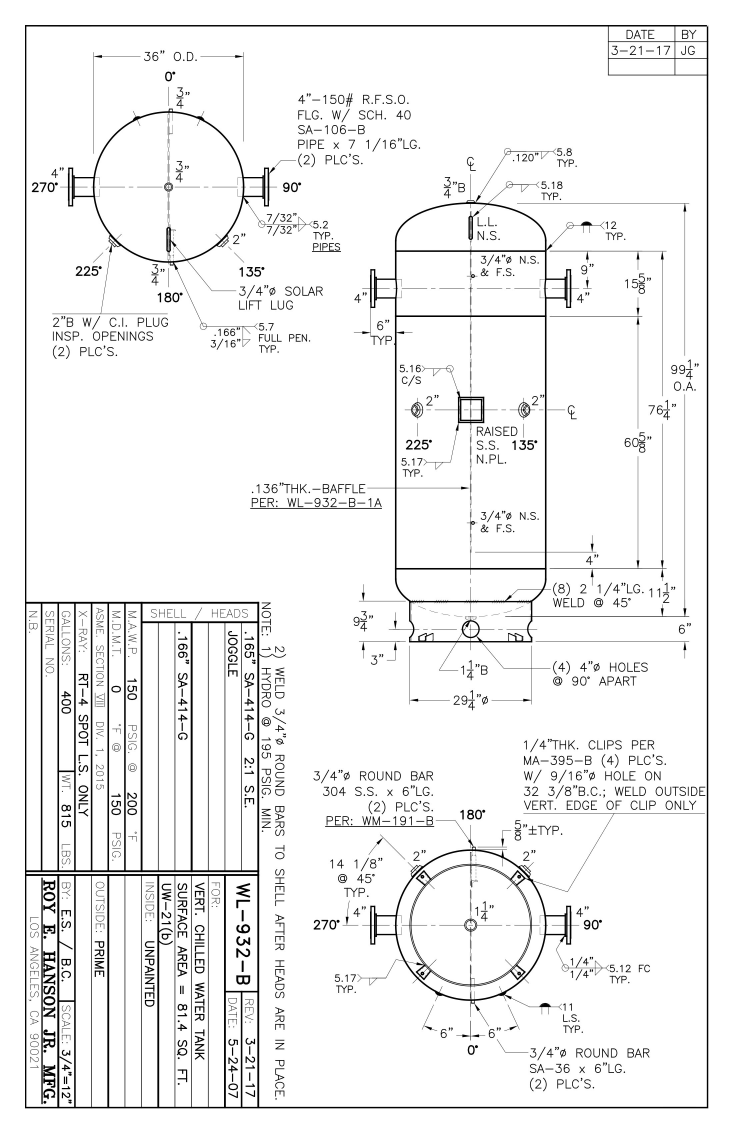
#> input picture pressure vessel object detection using template matching/pressure vessel.jpg, 2200 x 3400 px (shown at 1/3 size)
$ jupyter execute 'pressure vessel template matching.ipynb'
#> lines starting #> are read from the running program, lines starting #| are printed output that depends on the picture
[cell 1]
import cv2
import numpy as np

# Load the main image
main_image = cv2.imread('pressure vessel.jpg')
#> main_image is the input picture: shape (3400, 2200, 3); min 0, max 255, mean 241.8

# Define a list of template images
templates = ['template.jpg', 'template1.jpg']

# Convert the main image to grayscale
gray_main = cv2.cvtColor(main_image, cv2.COLOR_BGR2GRAY)

# Loop over the templates
for template_path in templates:
    # Load the template
    template = cv2.imread(template_path)
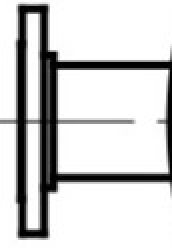
#> input picture pressure vessel object detection using template matching/template.jpg, 86 x 124 px (shown 2 times larger)
#> template is the input picture: shape (124, 86, 3); min 0, max 255, mean 206.8

    # Convert the template to grayscale
    gray_template = cv2.cvtColor(template, cv2.COLOR_BGR2GRAY)

    # Perform template matching
    result = cv2.matchTemplate(gray_main, gray_template, cv2.TM_CCOEFF_NORMED)
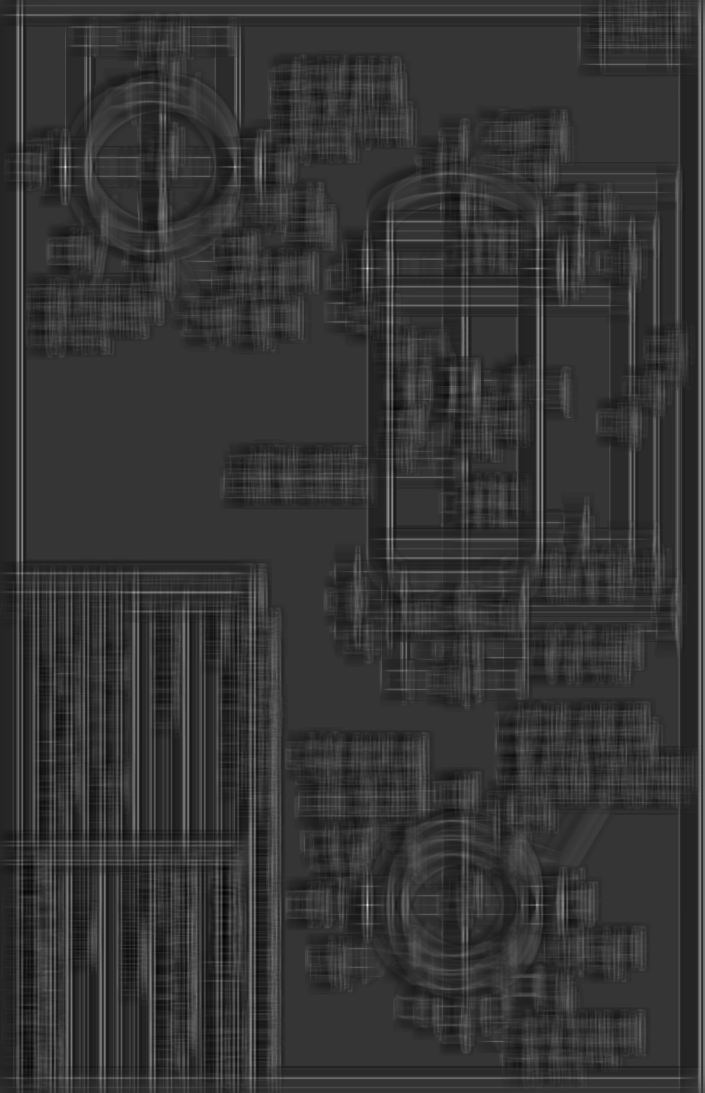
#> result: shape (3277, 2115) float32 (shown at 1/3 size); min -0.256, max 0.965, mean -0.000822; drawn with min black and max white

    # Define a threshold to determine the matches
    threshold = 0.8

    # Find template matches above the threshold
    loc = np.where(result >= threshold)
#> loc = 23 positions, rows 499 to 2716, columns 194 to 1103

    # Draw bounding boxes around the matched regions
    w, h = gray_template.shape[::-1]
#> w = 86; h = 124
    for pt in zip(*loc[::-1]):
        cv2.rectangle(main_image, pt, (pt[0] + w, pt[1] + h), (0, 255, 0), 2)
        cv2.putText(main_image, 'Nozzle', (pt[0], pt[1]), cv2.FONT_HERSHEY_SIMPLEX, 1.5, (0, 255, 0), 3)
#> this loop made 23 passes
#> pt on passes 1 to 12: (195, 499), (196, 499), (194, 500), (195, 500), (196, 500), (197, 500), (195, 501), (196, 501), (195, 502), (196, 502), (1102, 804), (1101, 805)
#> pass 2 of the loop `for template_path in templates:`:
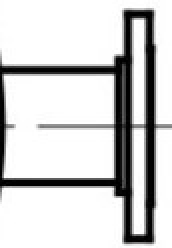
#> input picture pressure vessel object detection using template matching/template1.jpg, 86 x 124 px (shown 2 times larger)
#> template is the input picture: shape (124, 86, 3); min 0, max 255, mean 206.8
#> `result = cv2.matchTemplate(gray_main, gray_template, cv2.TM_CCOEFF_NOR..`:
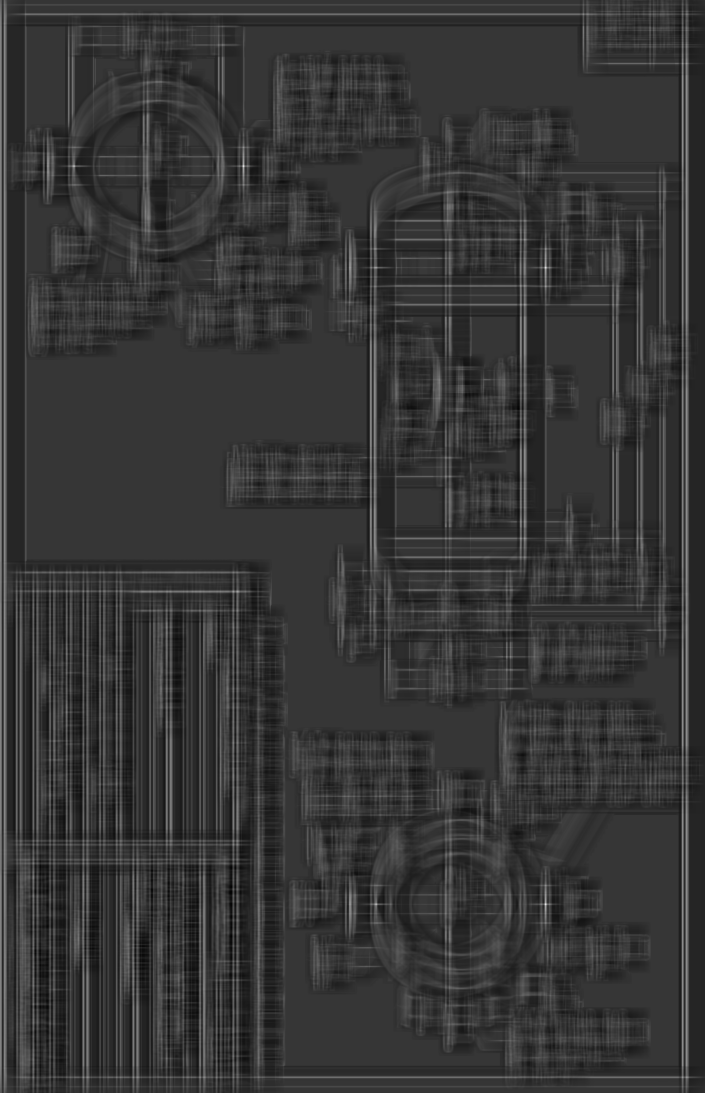
#> result: shape (3277, 2115) float32 (shown at 1/3 size); min -0.253, max 0.93, mean -0.000816; drawn with min black and max white
#> loc = 16 positions, rows 497 to 2713, columns 729 to 1637
#> the loop `for pt in zip(*loc[::-1]):` made 16 passes
#> pt on passes 1 to 8: (730, 497), (731, 497), (729, 498), (730, 498), (731, 498), (730, 499), (1636, 802), (1637, 802)
#> after the loop `for pt in zip(*loc[::-1]):`:
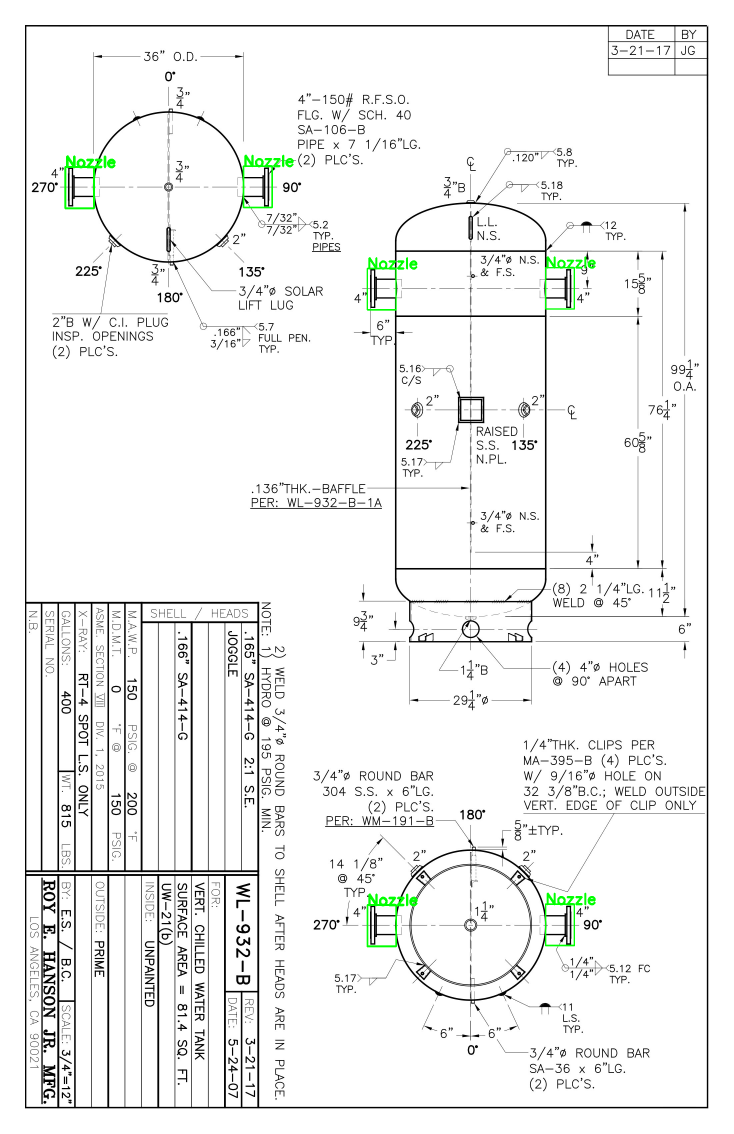
#> main_image: shape (3400, 2200, 3) (shown at 1/3 size); mean B, G, R 241, 241.9, 241

# Display the result
cv2.imshow('Object Detection', cv2.resize(main_image,(900,900)))
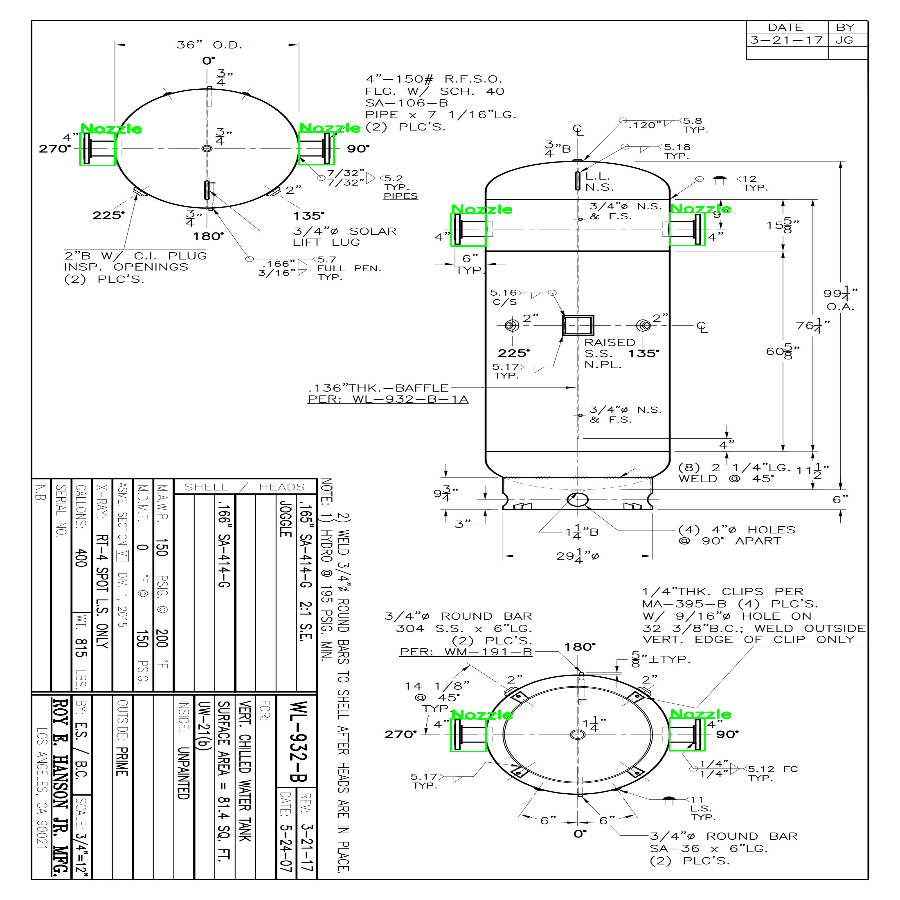
#> window 'Object Detection': shape (900, 900, 3); mean B, G, R 241.1, 242, 241.1
cv2.imwrite('template matching.jpg',main_image)
cv2.waitKey(0)
cv2.destroyAllWindows()
